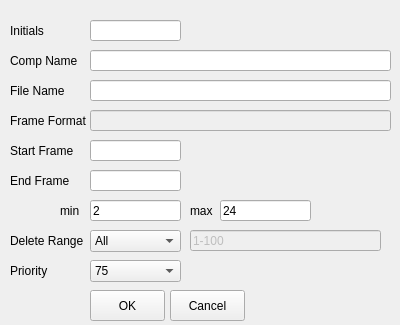
<?xml version="1.0" encoding="UTF-8"?>
<ui version="4.0">
 <class>MainWindow</class>
 <widget class="QMainWindow" name="MainWindow">
  <property name="geometry">
   <rect>
    <x>0</x>
    <y>0</y>
    <width>400</width>
    <height>325</height>
   </rect>
  </property>
  <property name="minimumSize">
   <size>
    <width>400</width>
    <height>325</height>
   </size>
  </property>
  <property name="maximumSize">
   <size>
    <width>800</width>
    <height>325</height>
   </size>
  </property>
  <property name="windowTitle">
   <string>dsSubmitter</string>
  </property>
  <widget class="QWidget" name="centralwidget">
   <widget class="QLabel" name="compName_L">
    <property name="geometry">
     <rect>
      <x>10</x>
      <y>50</y>
      <width>71</width>
      <height>21</height>
     </rect>
    </property>
    <property name="minimumSize">
     <size>
      <width>71</width>
      <height>21</height>
     </size>
    </property>
    <property name="maximumSize">
     <size>
      <width>71</width>
      <height>21</height>
     </size>
    </property>
    <property name="text">
     <string>Comp Name</string>
    </property>
   </widget>
   <widget class="QLabel" name="fileName_L">
    <property name="geometry">
     <rect>
      <x>10</x>
      <y>80</y>
      <width>71</width>
      <height>21</height>
     </rect>
    </property>
    <property name="text">
     <string>File Name</string>
    </property>
   </widget>
   <widget class="QLabel" name="startFrame_L">
    <property name="geometry">
     <rect>
      <x>10</x>
      <y>140</y>
      <width>71</width>
      <height>21</height>
     </rect>
    </property>
    <property name="text">
     <string>Start Frame</string>
    </property>
   </widget>
   <widget class="QLabel" name="endFrame_L">
    <property name="geometry">
     <rect>
      <x>10</x>
      <y>170</y>
      <width>71</width>
      <height>21</height>
     </rect>
    </property>
    <property name="text">
     <string>End Frame</string>
    </property>
   </widget>
   <widget class="QLabel" name="minPackage_L">
    <property name="geometry">
     <rect>
      <x>60</x>
      <y>200</y>
      <width>71</width>
      <height>21</height>
     </rect>
    </property>
    <property name="text">
     <string>min</string>
    </property>
   </widget>
   <widget class="QLabel" name="deleteRange_L">
    <property name="geometry">
     <rect>
      <x>10</x>
      <y>230</y>
      <width>81</width>
      <height>21</height>
     </rect>
    </property>
    <property name="text">
     <string>Delete Range</string>
    </property>
   </widget>
   <widget class="QLabel" name="pro_L">
    <property name="geometry">
     <rect>
      <x>10</x>
      <y>260</y>
      <width>71</width>
      <height>21</height>
     </rect>
    </property>
    <property name="text">
     <string>Priority</string>
    </property>
   </widget>
   <widget class="QLineEdit" name="compName_LE">
    <property name="geometry">
     <rect>
      <x>90</x>
      <y>50</y>
      <width>301</width>
      <height>21</height>
     </rect>
    </property>
   </widget>
   <widget class="QLineEdit" name="fileName_LE">
    <property name="geometry">
     <rect>
      <x>90</x>
      <y>80</y>
      <width>301</width>
      <height>21</height>
     </rect>
    </property>
   </widget>
   <widget class="QLineEdit" name="startFrame_LE">
    <property name="geometry">
     <rect>
      <x>90</x>
      <y>140</y>
      <width>91</width>
      <height>21</height>
     </rect>
    </property>
   </widget>
   <widget class="QLineEdit" name="endFrame_LE">
    <property name="geometry">
     <rect>
      <x>90</x>
      <y>170</y>
      <width>91</width>
      <height>21</height>
     </rect>
    </property>
   </widget>
   <widget class="QLineEdit" name="minPackage_LE">
    <property name="geometry">
     <rect>
      <x>90</x>
      <y>200</y>
      <width>91</width>
      <height>21</height>
     </rect>
    </property>
    <property name="text">
     <string>2</string>
    </property>
   </widget>
   <widget class="QComboBox" name="deleteRange_CB">
    <property name="geometry">
     <rect>
      <x>90</x>
      <y>230</y>
      <width>91</width>
      <height>22</height>
     </rect>
    </property>
    <item>
     <property name="text">
      <string>All</string>
     </property>
    </item>
    <item>
     <property name="text">
      <string>Custom</string>
     </property>
    </item>
    <item>
     <property name="text">
      <string>None</string>
     </property>
    </item>
   </widget>
   <widget class="QPushButton" name="ok_B">
    <property name="geometry">
     <rect>
      <x>90</x>
      <y>290</y>
      <width>75</width>
      <height>31</height>
     </rect>
    </property>
    <property name="text">
     <string>OK</string>
    </property>
   </widget>
   <widget class="QPushButton" name="cancel_B">
    <property name="geometry">
     <rect>
      <x>170</x>
      <y>290</y>
      <width>75</width>
      <height>31</height>
     </rect>
    </property>
    <property name="text">
     <string>Cancel</string>
    </property>
   </widget>
   <widget class="QLineEdit" name="deleteRange_LE">
    <property name="enabled">
     <bool>false</bool>
    </property>
    <property name="geometry">
     <rect>
      <x>190</x>
      <y>230</y>
      <width>191</width>
      <height>21</height>
     </rect>
    </property>
    <property name="text">
     <string>1-100</string>
    </property>
   </widget>
   <widget class="QComboBox" name="priority_CB">
    <property name="geometry">
     <rect>
      <x>90</x>
      <y>260</y>
      <width>91</width>
      <height>22</height>
     </rect>
    </property>
    <property name="currentIndex">
     <number>3</number>
    </property>
    <item>
     <property name="text">
      <string>DOITNOW</string>
     </property>
    </item>
    <item>
     <property name="text">
      <string>90</string>
     </property>
    </item>
    <item>
     <property name="text">
      <string>80</string>
     </property>
    </item>
    <item>
     <property name="text">
      <string>75</string>
     </property>
    </item>
    <item>
     <property name="text">
      <string>70</string>
     </property>
    </item>
    <item>
     <property name="text">
      <string>60</string>
     </property>
    </item>
    <item>
     <property name="text">
      <string>50</string>
     </property>
    </item>
    <item>
     <property name="text">
      <string>40</string>
     </property>
    </item>
    <item>
     <property name="text">
      <string>30</string>
     </property>
    </item>
    <item>
     <property name="text">
      <string>20</string>
     </property>
    </item>
   </widget>
   <widget class="QLabel" name="initals_L">
    <property name="geometry">
     <rect>
      <x>10</x>
      <y>20</y>
      <width>71</width>
      <height>21</height>
     </rect>
    </property>
    <property name="minimumSize">
     <size>
      <width>71</width>
      <height>21</height>
     </size>
    </property>
    <property name="maximumSize">
     <size>
      <width>71</width>
      <height>21</height>
     </size>
    </property>
    <property name="text">
     <string>Initials</string>
    </property>
    <property name="textFormat">
     <enum>Qt::AutoText</enum>
    </property>
   </widget>
   <widget class="QLineEdit" name="initals_LE">
    <property name="geometry">
     <rect>
      <x>90</x>
      <y>20</y>
      <width>91</width>
      <height>21</height>
     </rect>
    </property>
   </widget>
   <widget class="QLabel" name="frameFormat_L">
    <property name="geometry">
     <rect>
      <x>10</x>
      <y>110</y>
      <width>81</width>
      <height>21</height>
     </rect>
    </property>
    <property name="minimumSize">
     <size>
      <width>81</width>
      <height>21</height>
     </size>
    </property>
    <property name="maximumSize">
     <size>
      <width>81</width>
      <height>21</height>
     </size>
    </property>
    <property name="text">
     <string>Frame Format</string>
    </property>
   </widget>
   <widget class="QLineEdit" name="frameFormat_LE">
    <property name="enabled">
     <bool>false</bool>
    </property>
    <property name="geometry">
     <rect>
      <x>90</x>
      <y>110</y>
      <width>301</width>
      <height>21</height>
     </rect>
    </property>
   </widget>
   <widget class="QLabel" name="maxPackage_L">
    <property name="geometry">
     <rect>
      <x>190</x>
      <y>200</y>
      <width>71</width>
      <height>21</height>
     </rect>
    </property>
    <property name="text">
     <string>max</string>
    </property>
   </widget>
   <widget class="QLineEdit" name="maxPackage_LE">
    <property name="geometry">
     <rect>
      <x>220</x>
      <y>200</y>
      <width>91</width>
      <height>21</height>
     </rect>
    </property>
    <property name="text">
     <string>24</string>
    </property>
   </widget>
  </widget>
 </widget>
 <tabstops>
  <tabstop>initals_LE</tabstop>
  <tabstop>compName_LE</tabstop>
  <tabstop>fileName_LE</tabstop>
  <tabstop>frameFormat_LE</tabstop>
  <tabstop>startFrame_LE</tabstop>
  <tabstop>endFrame_LE</tabstop>
  <tabstop>minPackage_LE</tabstop>
  <tabstop>maxPackage_LE</tabstop>
  <tabstop>deleteRange_CB</tabstop>
  <tabstop>deleteRange_LE</tabstop>
  <tabstop>priority_CB</tabstop>
  <tabstop>ok_B</tabstop>
  <tabstop>cancel_B</tabstop>
 </tabstops>
 <resources/>
 <connections>
  <connection>
   <sender>cancel_B</sender>
   <signal>clicked()</signal>
   <receiver>MainWindow</receiver>
   <slot>close()</slot>
   <hints>
    <hint type="sourcelabel">
     <x>207</x>
     <y>277</y>
    </hint>
    <hint type="destinationlabel">
     <x>194</x>
     <y>149</y>
    </hint>
   </hints>
  </connection>
  <connection>
   <sender>ok_B</sender>
   <signal>clicked()</signal>
   <receiver>MainWindow</receiver>
   <slot>close()</slot>
   <hints>
    <hint type="sourcelabel">
     <x>127</x>
     <y>305</y>
    </hint>
    <hint type="destinationlabel">
     <x>199</x>
     <y>162</y>
    </hint>
   </hints>
  </connection>
 </connections>
</ui>
